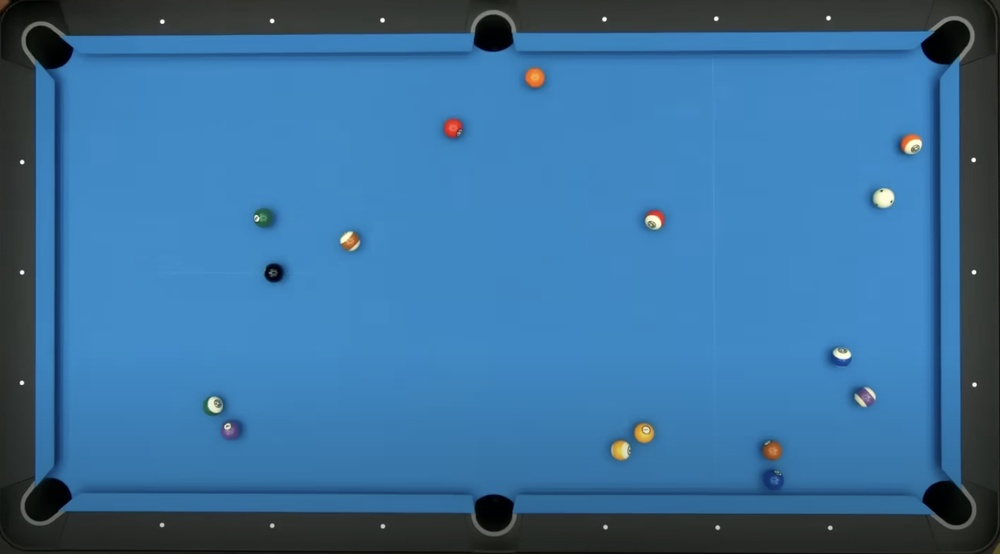
#> input picture analyzer_table/input/first.jpeg, 1000 x 554 px, shrunk from 1510 x 836 before the run; its folder holds only this picture in this run
$ python -i pocket_cycle.py   (imports and definitions only)
#> lines starting #> are read from the running program, lines starting #| are printed output that depends on the picture
#> further down, picture is the input picture: shape (554, 1000, 3); mean B, G, R 155.4, 111.7, 58.2
### const_numbers.py
"""
Global Configuration and Application State Management.

This module serves a dual purpose:
1.  It defines file system paths and geometric constants for the pool table
    analysis.
2.  It manages the mutable state of the application using global variables and
    accessor functions.

Warning:
    The use of global variables for application state is a significant
    architectural flaw. It makes the system difficult to test, debug, and scale,
    and it is not safe for concurrent requests. A future refactor should
    encapsulate this state within a dedicated context or state management class
    that is passed explicitly through the application.

"""

import math
from pathlib import Path
from typing import List, Optional

from analyzer_table.launcher_helper.json_models import Rectangle, BallType
from game_class.C_pocket import Pocket

# --- Mutable Global State ---
# These variables store the application's state and are modified during runtime.
# This is a temporary and unsafe design.

_TABLE_LENGTH_CM: float = 290.0
_TABLE_WIDTH_CM: float = 145.0
_PLAYER_BALL_TYPE: str = BallType.SOLID
_CROPPED_IMAGE_PATH: str = ""
_CROPPED_RECTANGLE: Optional[Rectangle] = None
_USE_PREDICTED_POCKETS: bool = False
_DETECTED_POCKETS: Optional[List[Pocket]] = None
_IMAGE_WIDTH_PX: float = 0.0
_IMAGE_HEIGHT_PX: float = 0.0

# --- File System Paths and Constants ---

BASE_DIR = Path(__file__).resolve().parent
OUTPUT_DIR = BASE_DIR / "output"
UPLOAD_DIR = BASE_DIR / "uploads"
FRONTEND_DIR = BASE_DIR / "frontend"

RECTANGLE_JSON_PATH = "rectangles_cache.json"
OUTPUT_IMAGE_PATH = OUTPUT_DIR / "img.png"
OUTPUT_JSON_PATH = OUTPUT_DIR / "analysis.json"
OUTPUT_CONTACT_VIEW_PATH = BASE_DIR / "img_contact.png"
FELT_MASK_PATH = "output/debug/black_white_detect/01_felt_mask.jpg"

MERGE_MAX_Y_DIFF: int = 65  # Allowed pixel distance on Y-axis for merging
NOT_FREE_SHOT: str = "dont have a free shot"
FORSE_WALL_SHOT: bool = False  # Debug flag to force wall shot calculations

# --- State Accessor Functions ---


def get_table_length() -> float:
    """Returns the current table length in centimeters."""
    global _TABLE_LENGTH_CM
    return _TABLE_LENGTH_CM


# [38 lines left out: functions set_table_length, get_table_width, set_table_width, not called in this run]


def get_ball_type() -> str:
    """Returns the player's currently selected ball type ('SOLID' or 'STRIPED')."""
    return _PLAYER_BALL_TYPE


# [19 lines left out: function set_ball_type, not called in this run]


def get_pocket_path() -> str:
    """Returns the file path to the cropped image used for pocket analysis."""
    return _CROPPED_IMAGE_PATH


# [5 lines left out: function set_pocket_path, not called in this run]


def get_rectangle_croped() -> Optional[Rectangle]:
    """Returns the Rectangle object used for cropping."""
    return _CROPPED_RECTANGLE


# [4 lines left out: function set_rectangle_croped, not called in this run]


def get_use_predicted_pockets() -> bool:
    """Returns True if user-predicted pockets should be used."""
    return _USE_PREDICTED_POCKETS


# [4 lines left out: function set_use_predicted_pockets, not called in this run]


def get_detected_pockets() -> Optional[List[Pocket]]:
    """Returns the list of detected Pocket objects."""
    return _DETECTED_POCKETS


# [5 lines left out: function set_detected_pockets, not called in this run]


def get_width_px() -> float:
    """Returns the width of the cropped image in pixels."""
    return _IMAGE_WIDTH_PX


# [4 lines left out: function set_width_px, not called in this run]


def get_height_px() -> float:
    """Returns the height of the cropped image in pixels."""
    return _IMAGE_HEIGHT_PX


# [4 lines left out: function set_height_px, not called in this run]


# --- Derived Geometric Calculations ---
# These functions calculate geometric properties based on the current table size.


def get_ball_radius() -> float:
    """Calculates the ball radius based on table length."""
    return get_table_length() / 100.0


def get_ball_radius_photo() -> float:
    """Calculates a larger ball radius for visualization purposes."""
    return get_table_length() / 60.0


def get_pocket_margin() -> float:
    """Calculates the margin around pockets for detection."""
    return get_table_length() / 45.0


def get_pocket_margin_merge() -> float:
    """Calculates a larger pocket margin used for merging pocket detections."""
    return get_table_length() / 30.0


def get_wall_margin() -> float:
    """Calculates the margin from the table walls."""
    return get_table_length() / 37.0


def get_ball_diameter() -> float:
    """Calculates the effective ball diameter, including a small buffer."""
    return get_ball_radius() * 2.2


def get_corner_pocket_radius() -> float:
    """Calculates the radius for corner pockets."""
    return get_table_length() / 72.5


def get_side_pocket_radius() -> float:
    """Calculates the radius for side pockets."""
    return get_table_length() / 64.4


# [6 lines left out: function get_min_distance_from_pocket, not called in this run]


def get_safe_distance() -> float:
    """Calculates the safe distance buffer between two balls."""
    return get_ball_radius() * 0.5


def get_pocket_radius() -> float:
    """Calculates a general pocket radius."""
    return get_table_length() / 50.0


def get_pocket_up_radius() -> float:
    """Calculates a larger pocket radius for upward angle shots."""
    return get_pocket_radius() * 1.5


def get_pocket_down_radius() -> float:
    """Calculates a smaller pocket radius for downward angle shots."""
    return get_pocket_radius() * 0.5


def get_pocket_radius_determinate() -> float:
    """Calculates a smaller, more precise radius for pocket determination."""
    return get_pocket_radius() * 0.5


def get_ball_radius_determinate() -> float:
    """Calculates a smaller, more precise radius for ball determination."""
    return get_ball_radius() * 0.3


# [13 lines left out: functions get_max_white_to_target_distance, get_get_max_white_to_target_distance, not called in this run]


def get_crop_half_size() -> int:
    """
    Calculates half the size of the cropped area for creating ball image samples.
    """
    return int(get_table_length() / 9.5)


def get_safe_from_wall() -> float:
    """Calculates the safe distance a ball must be from a wall."""
    return get_ball_radius() * 1.4


# [6 lines left out: function get_merge_max_diff, not called in this run]


def get_merge_overlap_margin() -> float:
    """Returns the pixel margin for considering if two ball detections overlap."""
    return get_ball_radius() * 0.2


# --- Coordinate Conversion and Utility Functions ---


# [48 lines left out: functions clamp_to_table_pocket, convert_detected_pockets_to_game_coordinates, not called in this run]

### analyzer_table/launcher_helper/pocket/pocket_cycle.py
"""
Refines pocket locations by detecting circles within their cropped images.

This module processes a list of Pocket objects, each with a path to a cropped
image of the pocket area. It uses the Hough Circle Transform to find the precise
circular opening of the pocket in the image. The pocket's center coordinates
and radius are then updated based on this more accurate detection.
"""

import os
from typing import List, Tuple, Optional

import cv2
import numpy as np

from analyzer_table.detect_ball.Debugger import Debugger
from const_numbers import get_crop_half_size
from game_class.C_pocket import Pocket

# --- Internal Helper Functions ---


# [22 lines left out: function _load_pocket_image, not called in this run]


def _detect_circle(image: np.ndarray) -> Optional[Tuple[int, int, int]]:
    """
    Detects a circle in an image using the Hough Circle Transform.

    Args:
        image: The input image.

    Returns:
        A tuple (x, y, r) representing the center and radius of the detected
        circle, or None if no circle is found.
    """
    gray_image = cv2.cvtColor(image, cv2.COLOR_BGR2GRAY)
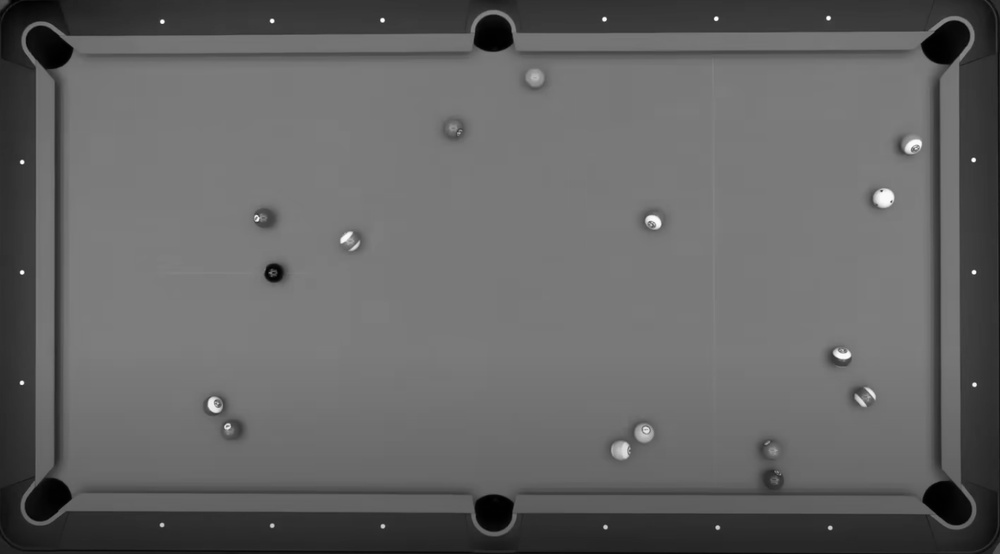
#> gray_image: shape (554, 1000); min 0, max 255, mean 100.7
    gray_image = cv2.medianBlur(gray_image, 5)

    # Note: These parameters are sensitive and may need tuning.
    circles = cv2.HoughCircles(
        image=gray_image,
        method=cv2.HOUGH_GRADIENT,
        dp=1.2,  # Inverse ratio of accumulator resolution
        minDist=10,  # Minimum distance between detected centers
        param1=100,  # Upper threshold for the internal Canny edge detector
        param2=15,  # Threshold for center detection
        minRadius=5,
        maxRadius=int(min(image.shape[:2]) / 2),
    )
#> circles = 1408 rows, first 8: [670.2, 282.6, 269.7], [678.6, 293.4, 261.8], [684.6, 306.6, 275], [708.6, 300.6, 251.2], [690.6, 281.4, 249.9], [766.2, 281.4, 231.4], [702.6, 257.4, 237.8], [696.6, 292.2, 260.5]

    if circles is not None:
        circles_int = np.uint16(np.around(circles))
#> circles_int = 1408 rows, first 8: [670, 283, 270], [679, 293, 262], [685, 307, 275], [709, 301, 251], [691, 281, 250], [766, 281, 231], [703, 257, 238], [697, 292, 260]
        x, y, r = circles_int[0, 0]
#> x = 670; y = 283; r = 270
        return int(x), int(y), int(r)

    return None


# [95 lines left out: functions _draw_and_save_circle_visualization, mark_pocket_circles, not called in this run]

>>> import cv2
>>> picture = cv2.imread('../../input/first.jpeg')
>>> result = _detect_circle(picture)
#> result = (670, 283, 270)
